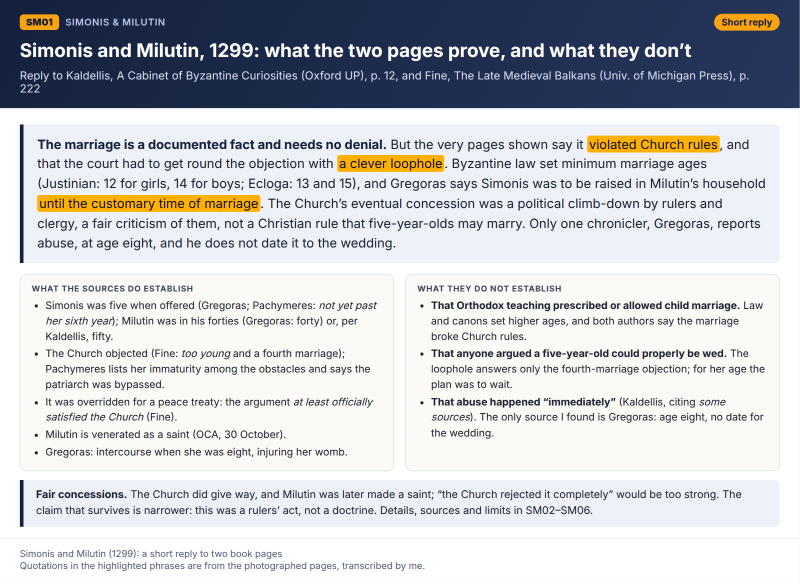
#> input picture simonis-milutin-1299-respuesta-breve/SM01.png, 1600 x 1168 px, found by its file name (shown at 1/2 size); its folder holds 4 pictures in this run
$ python packsm.py
#> lines starting #> are read from the running program, lines starting #| are printed output that depends on the picture
# -*- coding: utf-8 -*-
# Packages the Simonis & Milutin short reply into the repository
import os, shutil, glob
from PIL import Image
SM = '/tmp/claude-0/-home-user-Pruebas/978f574d-1019-54bc-bb45-9f4fddd102bb/scratchpad/sm'
AY = '/tmp/claude-0/-home-user-Pruebas/978f574d-1019-54bc-bb45-9f4fddd102bb/scratchpad/ay'
HB = '/tmp/claude-0/-home-user-Pruebas/978f574d-1019-54bc-bb45-9f4fddd102bb/scratchpad/hb'
R = '/home/user/Pruebas/simonis-milutin-1299-respuesta-breve'
os.chdir(SM)
for d in ('', '/herramientas', '/herramientas/briefs_agentes', '/herramientas/datos_agentes', '/herramientas/paginas_bonn'):
    os.makedirs(R + d, exist_ok=True)
files = [f'SM0{i}.png' for i in range(1, 7)]
for f in files:
    shutil.copy('smcards/' + f, R + '/' + f)
for t in ('smgen.py', 'packsm.py', 'gen.py'):
    shutil.copy(t, R + '/herramientas/' + t)
shutil.copy(AY + '/renderhb.js', R + '/herramientas/renderhb.js')
for t in ('hbcss.py', 'genpad.py'):
    shutil.copy(f'{HB}/{t}', R + '/herramientas/' + t)
shutil.copy('guide.txt', R + '/herramientas/guia_pegada_con_las_fotos.txt')
for s in ('S1', 'S2', 'S3', 'S4'):
    shutil.copy(f'{s}.txt', R + f'/herramientas/briefs_agentes/{s}.txt')
    for n in ('passages.json', 'notes.md'):
        if os.path.exists(f'{s}/{n}'):
            shutil.copy(f'{s}/{n}', R + f'/herramientas/datos_agentes/{s}_{n}')
pages = {'gr203_204_greek.png': 'Gregoras VI.9-10, Bonn I pp. 203-204 (lower half of p. 203 and p. 204 top)',
         'gr348_top.png': 'Gregoras VII.5, Bonn I p. 243 (top)',
         'p273_a.png': 'Pachymeres, Bonn II p. 273 (top)',
         'p273_b.png': 'Pachymeres, Bonn II p. 273 (bottom)',
         'p275_top.png': 'Pachymeres, Bonn II p. 275 (top, section 31)',
         'p279_a.png': 'Pachymeres, Bonn II p. 279 (top)',
         'p280_a.png': 'Pachymeres, Bonn II p. 280 (top)',
         'p285_a.png': 'Pachymeres, Bonn II p. 285 (top)'}
for f in pages:
    shutil.copy('S1/dl/img/' + f, R + '/herramientas/paginas_bonn/' + f)
open(R + '/herramientas/paginas_bonn/LEEME.txt', 'w', encoding='utf-8').write(
    'Crops of the page images I read (Google scans of the Bonn editions on archive.org: nicephorigregor00bekkgoog and georgiipachymer00pousgoog; 1829 and 1835, public domain).\n\n' +
    '\n'.join(f'{k}: {v}' for k, v in pages.items()) + '\n')

def pdf(name, w, q):
#> called with name = 'simonis_milutin_1299_short_reply.pdf', w = 1200, q = 72
    ims = []
    for f in files:
        im = Image.open('smcards/' + f).convert('RGB')
#> im is the input picture: PIL image 1600x1168 RGB; mean R, G, B 198.1, 200, 204.5
        if im.width > w: im = im.resize((w, round(im.height * w / im.width)), Image.LANCZOS)
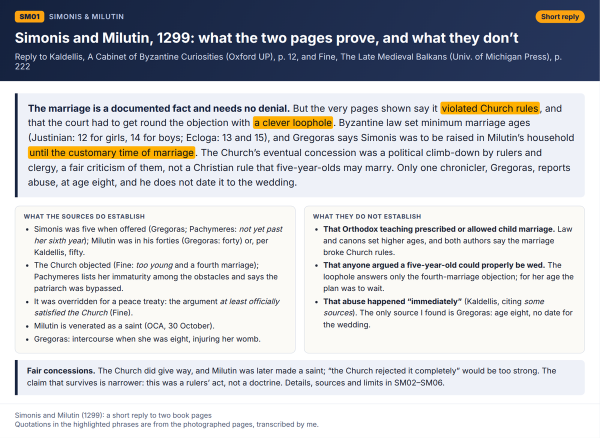
#> im: PIL image 1200x876 RGB (shown at 1/2 size); mean R, G, B 197.9, 199.9, 204.3
        ims.append(im)
#> pass 2 of the loop in pdf, `for f in files:`:
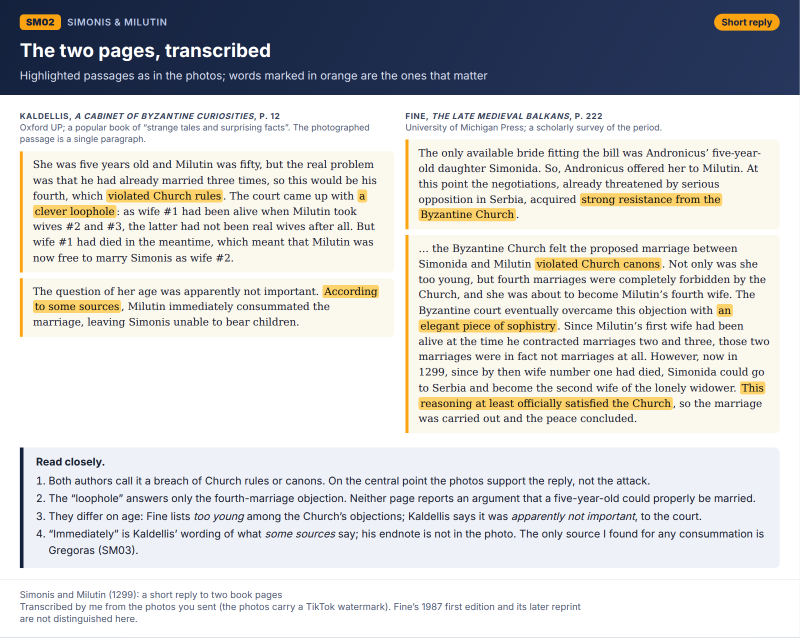
#> input picture simonis-milutin-1299-respuesta-breve/SM02.png, 1600 x 1275 px, found by its file name (shown at 1/2 size)
#> in pdf, im is the input picture: PIL image 1600x1275 RGB; mean R, G, B 207.2, 207.6, 208.1
#> in pdf, `if im.width > w: im = im.resize((w, round(im.height * w / im.width)), ..`:
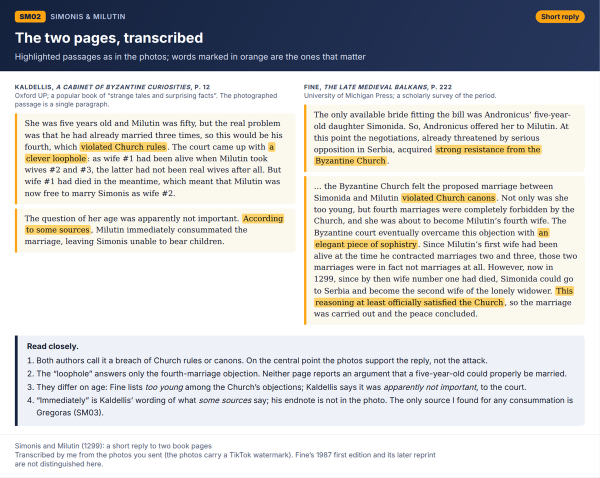
#> im: PIL image 1200x956 RGB (shown at 1/2 size); mean R, G, B 206.9, 207.4, 208
#> pass 3 of the loop in pdf, `for f in files:`:
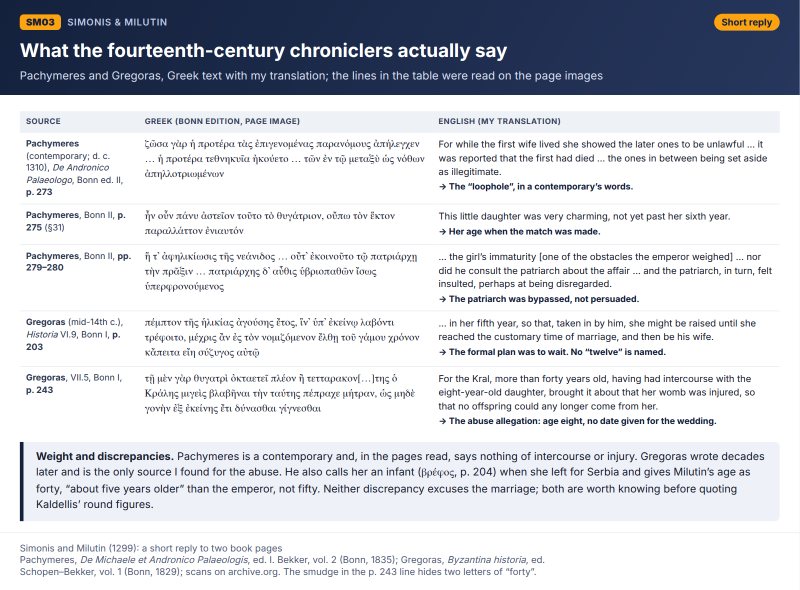
#> input picture simonis-milutin-1299-respuesta-breve/SM03.png, 1600 x 1180 px, found by its file name (shown at 1/2 size)
#> in pdf, im is the input picture: PIL image 1600x1180 RGB; mean R, G, B 207.4, 210.1, 216.6
#> in pdf, `if im.width > w: im = im.resize((w, round(im.height * w / im.width)), ..`:
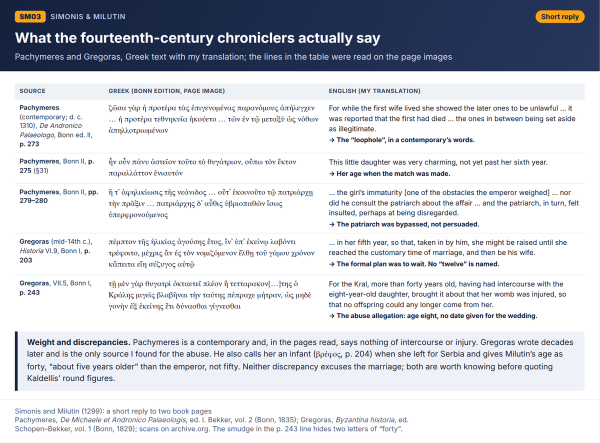
#> im: PIL image 1200x885 RGB (shown at 1/2 size); mean R, G, B 206.9, 209.6, 216.2
#> the loop made 5 passes; the first 3 are shown
    ims[0].save(R + '/' + name, save_all=True, append_images=ims[1:], resolution=120, quality=q)
    return os.path.getsize(R + '/' + name) / 1e6
PDF = 'simonis_milutin_1299_short_reply.pdf'
#> (the run stopped early here; a loop or call above may not have finished)
